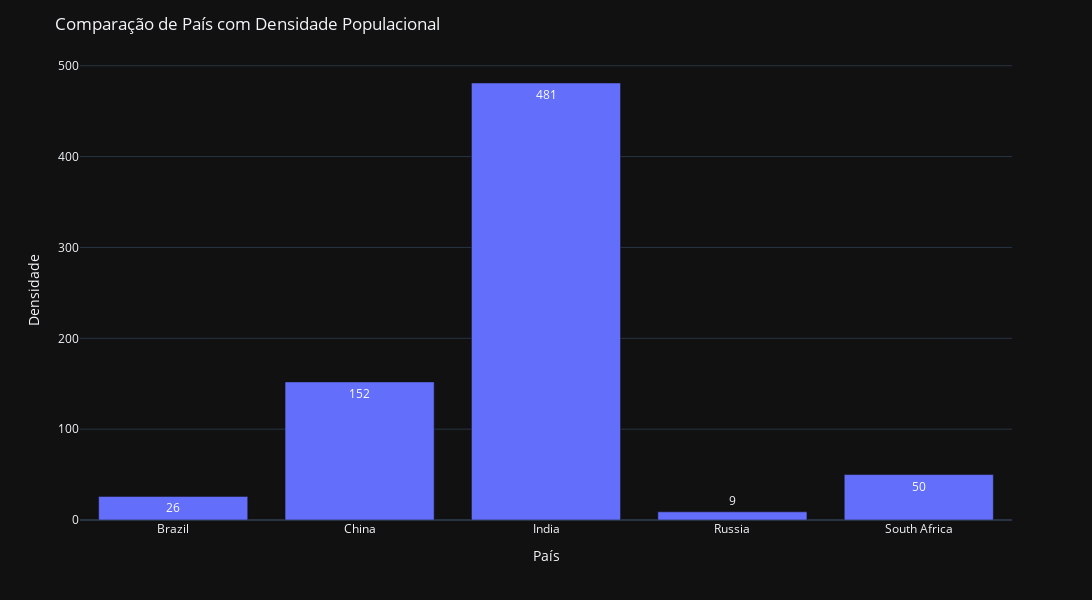

Source (notebook cell):
### Code cell
fig = px.bar(df1, x='pais', y='densidade', text_auto=True, template='plotly_dark')
fig.update_layout(title='Comparação de País com Densidade Populacional', autosize=False, height=600, width=1780)
fig.update_xaxes(title_text='País')
fig.update_yaxes(title_text='Densidade')
fig.show()

### Figure 1 — Plotly figure (JSON) as saved in the notebook; plotly's stock layout.template omitted (floating-point values rounded to 4 significant figures)
{"data": [{"alignmentgroup": "True", "hovertemplate": "pais=%{x}<br>densidade=%{y}<extra></extra>", "legendgroup": "", "marker": {"color": "#636efa", "pattern": {"shape": ""}}, "name": "", "offsetgroup": "", "orientation": "v", "showlegend": false, "textposition": "auto", "texttemplate": "%{y}", "type": "bar", "x": ["Brazil", "China", "India", "Russia", "South Africa"], "xaxis": "x", "y": [26, 152, 481, 9, 50], "yaxis": "y"}], "layout": {"autosize": false, "barmode": "relative", "height": 600, "legend": {"tracegroupgap": 0}, "margin": {"t": 60}, "title": {"text": "Comparação de País com Densidade Populacional"}, "width": 1780, "xaxis": {"anchor": "y", "domain": [0, 1], "title": {"text": "País"}}, "yaxis": {"anchor": "x", "domain": [0, 1], "title": {"text": "Densidade"}}}}
